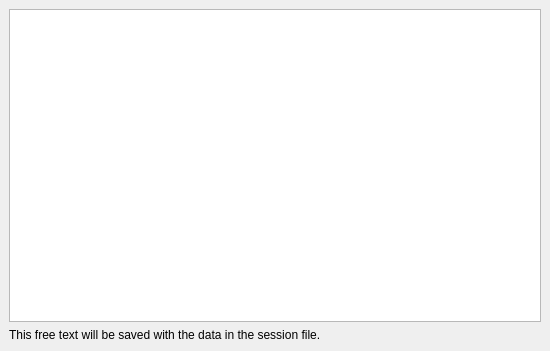
<?xml version="1.0" encoding="UTF-8"?>
<ui version="4.0">
 <class>MainWindow</class>
 <widget class="QMainWindow" name="MainWindow">
  <property name="geometry">
   <rect>
    <x>0</x>
    <y>0</y>
    <width>550</width>
    <height>351</height>
   </rect>
  </property>
  <property name="windowTitle">
   <string>ufit annotations</string>
  </property>
  <widget class="QWidget" name="centralwidget">
   <layout class="QVBoxLayout" name="verticalLayout">
    <item>
     <widget class="QTextEdit" name="textBox"/>
    </item>
    <item>
     <widget class="QLabel" name="label">
      <property name="sizePolicy">
       <sizepolicy hsizetype="Fixed" vsizetype="Preferred">
        <horstretch>0</horstretch>
        <verstretch>0</verstretch>
       </sizepolicy>
      </property>
      <property name="text">
       <string>This free text will be saved with the data in the session file.</string>
      </property>
     </widget>
    </item>
   </layout>
  </widget>
  <widget class="QMenuBar" name="menubar">
   <property name="geometry">
    <rect>
     <x>0</x>
     <y>0</y>
     <width>550</width>
     <height>21</height>
    </rect>
   </property>
  </widget>
 </widget>
 <resources>
  <include location="../../resource/gui.qrc"/>
 </resources>
 <connections/>
</ui>
